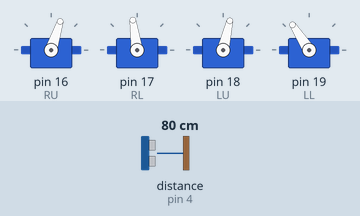
The sketch below on a simulated Arduino Leonardo, built with avr-gcc and run on an emulated ATmega32U4. Shown: 4 × servo. Inputs (shaded band) come from the test bench; at power-on: distance to the obstacle (sensor on pin 4) 80 cm.

Above: at 6.2 s.
7.0 s: distance to the obstacle (sensor on pin 4) set to 2 cm
At 7.7 s:
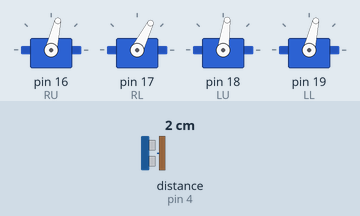
10.7 s: distance to the obstacle (sensor on pin 4) set to 4 cm
At 14.6 s:
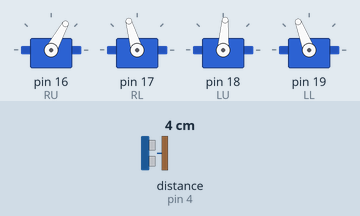
Timing chart, 0 to 23.9 s (numbered marks = the images above; inputs shaded):
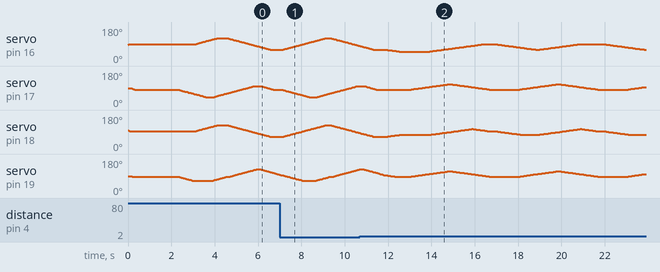

Measured:
- the behaviour switches between 2 and 3 cm on distance to the obstacle (sensor on pin 4) (found by bisection; images 1 and 2)

The sketch:

simple_robot.ino
```cpp
#include "VarSpeedServo.h"  //include the VarSpeedServo library
#include <NewPing.h>        //include the NewPing library
//#include <Servo.h>

VarSpeedServo RU;  //Right Upper
VarSpeedServo RL;  //Right Lower
VarSpeedServo LU;  //Left Upper
VarSpeedServo LL;  //Left Lower

NewPing sonar(5,4,200);
                                                     //vel(min), delay_Forward(max) = (5, 2000)
const int vel = 20, vel_Back = 10;                   //vel(mid), delay_Forward(mid) = (20, 750)
const int delay_Forward = 750, delay_Back = 1000;    //vel(max), delay_Forward(min)= (256, 50)
                                                     //wonderful ---> (10, 700) (50, 500) (100, 100) (100, 300) (100, 500)
const int array_cal[4] = {90,80,95,85}; //Upper Right, Lower Right, Upper Left, Lower Left
int RU_Degree = 0, LU_Degree = array_cal[2] + 5;

const int num1 = 6;
const int array_forward[num1][4] =
{
    {0,-40,0,-20},
    {30,-40,30,-20},
    {30,0,30,0},
    {0,20,0,40},
    {-30,20,-30,40},
    {-30,0,-30,0},
};

const int num2 = 5;
const int array_turn[num2][4] =
{
    {-40,0,-20,0},
    {-40,30,-20,30},
    {0,30,0,30},
    {30,0,30,0},
    {0,0,0,0},
};

//#define INSTALL
//#define CALIBRATION
#define RUN

void Servo_Init()
{
    RU.attach(16);   // Connect the signal wire of the upper-right servo to pin 9
    RL.attach(17);   // Connect the signal wire of the lower-right servo to pin 10
    LU.attach(18);   // Connect the signal wire of the upper-left  servo to pin 11
    LL.attach(19);   // Connect the signal wire of the lower-left  servo to pin 12
}

void Adjust()                            // Avoid the servo's fast spinning in initialization
{                                        // RU,LU goes from array_cal[0] - 5 ,array_cal[2] + 5 degrees to array_cal[0],array_cal[2] degrees
    for(RU_Degree = array_cal[0] - 5; RU_Degree <= array_cal[0]; RU_Degree += 1) {
        RU.write(RU_Degree);             // in steps of 1 degree
        LU.write(LU_Degree--);           // tell servo to go to RU_Degreeition, LU_Degreeition in variable 'RU_Degree', 'LU_Degree'
        delay(15);                       // waits 15ms for the servo to reach the RU_Degreeition
    }
}

bool TooClose()
{
    int tooclose = 0;
    for(int a=0; a<5; a++) {
        delay(50);
        int din = sonar.ping_in();
        if (din < 7 && din > 0) tooclose++;
    }
    if (tooclose < 5) return 1;
    return 0;
}

void Forward()
{
    for(int x=0; x<num1; x++) {
        RU.slowmove (array_cal[0] + array_forward[x][0] , vel);
        RL.slowmove (array_cal[1] + array_forward[x][1] , vel);
        LU.slowmove (array_cal[2] + array_forward[x][2] , vel);
        LL.slowmove (array_cal[3] + array_forward[x][3] , vel);
        delay(delay_Forward);
    }
}

void Backward()
{
    for(int z=0; z<4; z++) {
        for(int y=0; y<num2; y++) {
            RU.slowmove (array_cal[0] + array_turn[y][0] , vel_Back);
            RL.slowmove (array_cal[1] + array_turn[y][1] , vel_Back);
            LU.slowmove (array_cal[2] + array_turn[y][2] , vel_Back);
            LL.slowmove (array_cal[3] + array_turn[y][3] , vel_Back);
            delay(delay_Back);
        }
    }
}

void setup()
{
#ifdef INSTALL
    Servo_Init();

    RU.slowmove (90 , vel);
    RL.slowmove (90 , vel);
    LU.slowmove (90 , vel);
    LL.slowmove (90 , vel);
    while(1);
#endif

#ifdef CALIBRATION
    Servo_Init();
    Adjust();

    RL.slowmove (array_cal[1] , vel);
    LL.slowmove (array_cal[3] , vel);
    delay(2000);
    while(1);
#endif

#ifdef RUN
    Servo_Init();
    Adjust();

    RL.slowmove (array_cal[1] , vel);
    LL.slowmove (array_cal[3] , vel);
    delay(2000);
#endif
}

void loop()
{
    while(TooClose()) Forward();
    Backward();
}
```
